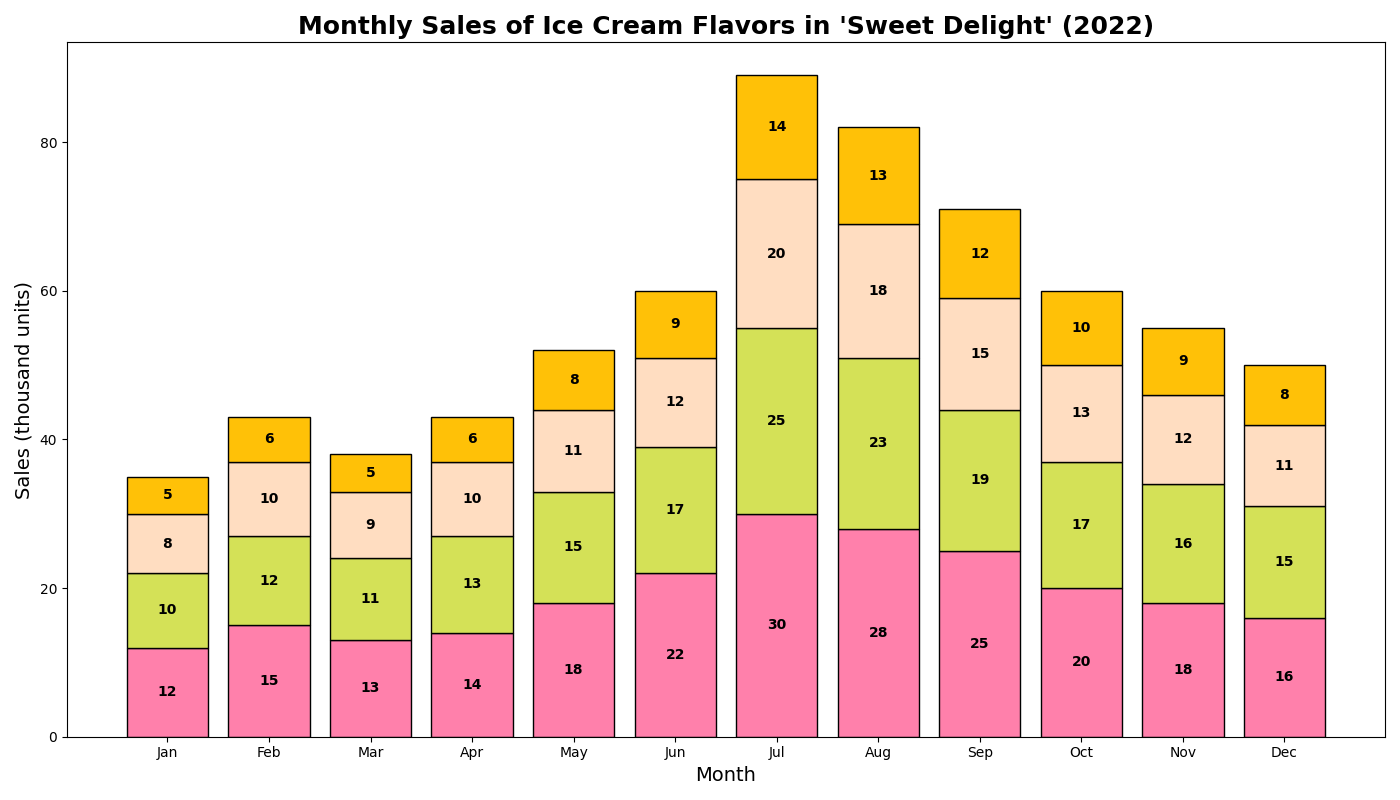

Reproduce this figure in Python.
import numpy as np
import matplotlib.pyplot as plt

months = np.array(['Jan', 'Feb', 'Mar', 'Apr', 'May', 'Jun', 'Jul', 'Aug', 'Sep', 'Oct', 'Nov', 'Dec'])
flavors = ['Vanilla', 'Chocolate', 'Strawberry', 'Cookies and Cream']

vanilla_sales = np.array([12, 15, 13, 14, 18, 22, 30, 28, 25, 20, 18, 16])
chocolate_sales = np.array([10, 12, 11, 13, 15, 17, 25, 23, 19, 17, 16, 15])
strawberry_sales = np.array([8, 10, 9, 10, 11, 12, 20, 18, 15, 13, 12, 11])
cookies_cream_sales = np.array([5, 6, 5, 6, 8, 9, 14, 13, 12, 10, 9, 8])

sales_data = np.vstack([vanilla_sales, chocolate_sales, strawberry_sales, cookies_cream_sales])

# Manually shuffled color order
colors = ['#FF80AB', '#D4E157', '#FFDDC1', '#FFC107']

fig, ax = plt.subplots(figsize=(14, 8))

bottoms = np.zeros(len(months))
for sales, color in zip(sales_data, colors):
    ax.bar(months, sales, color=color, edgecolor='black', bottom=bottoms)
    bottoms += sales

ax.set_title("Monthly Sales of Ice Cream Flavors in 'Sweet Delight' (2022)", fontsize=18, fontweight='bold')
ax.set_xlabel("Month", fontsize=14)
ax.set_ylabel("Sales (thousand units)", fontsize=14)

for bar in ax.patches:
    ax.annotate(f'{bar.get_height():.0f}', 
                (bar.get_x() + bar.get_width() / 2, bar.get_y() + bar.get_height() / 2), 
                ha='center', va='center', fontsize=10, color='black', 
                fontweight='bold', rotation=0)

plt.tight_layout()
plt.show()
